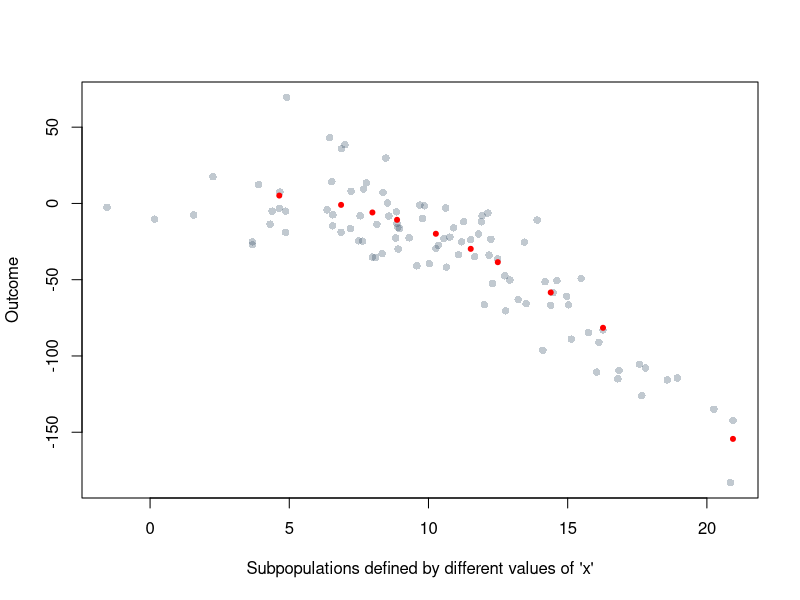
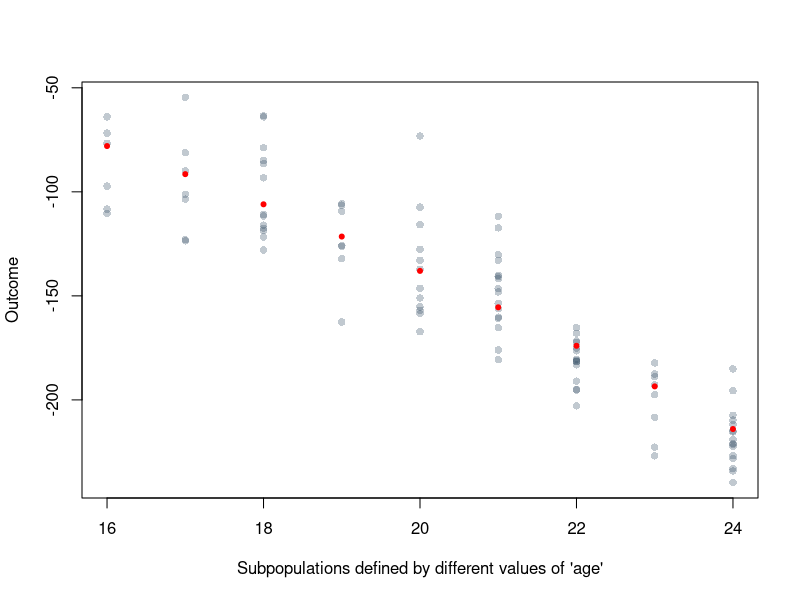
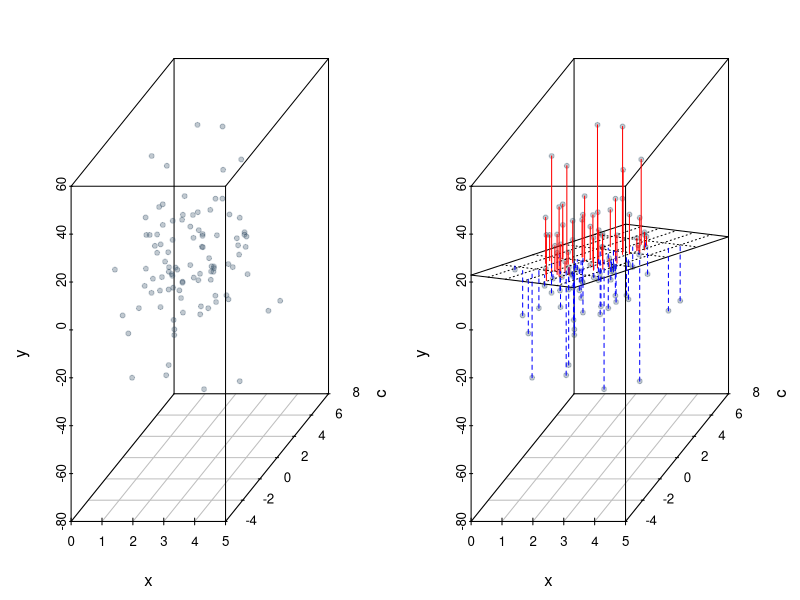
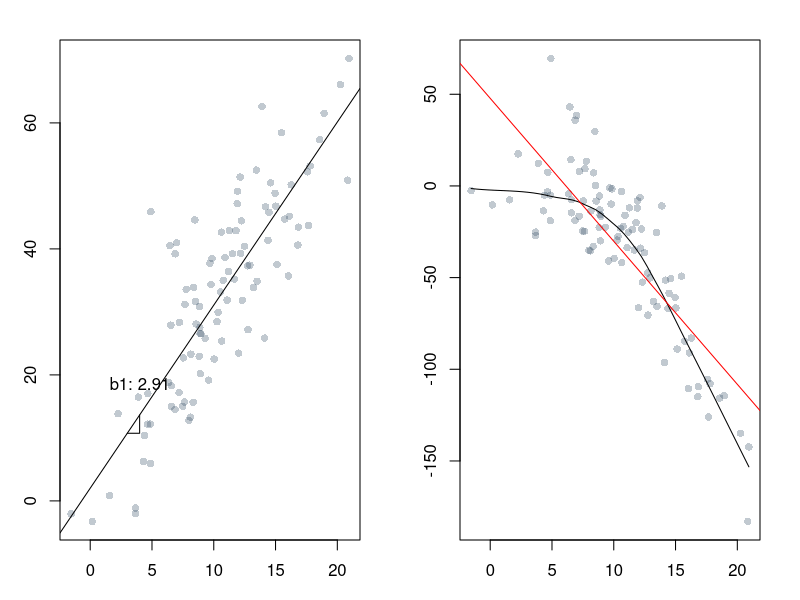
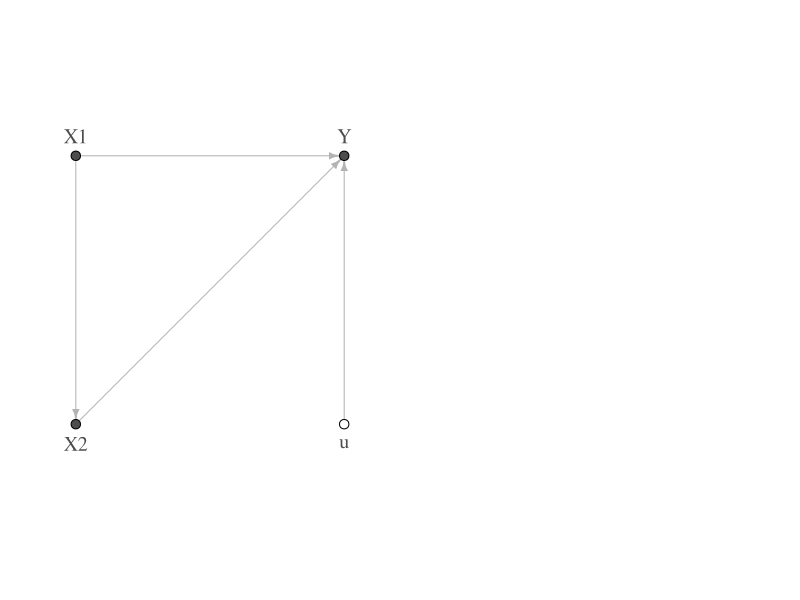

Generate these figures, in order, with R:
## ---- chunk 1
# Imports
library(scatterplot3d)
library(igraph)
library(tibble)
darkblue <- rgb(0.2, 0.3, 0.4, 0.3)  # define a color for later use
## ---- chunk 2
set.seed(123)  # fix the random number generator
x <- rnorm(100, 10, 5)  # draw 100 numbers randomly from a normal distribution
y <- 2 + 3 * x - 0.5*x^2 + rnorm(100, 0, 20)  # y as linear additive function of x
plot(x, y,  # plot x vs y (draws points by default)
     col=darkblue,  # color of the points
     pch=16,  # point character, 16 is a small dot
     xlab="Subpopulations defined by different values of 'x'",
     ylab="Outcome")  
chosen_sub_population <- x[rank(x) %% 10 == 0]  # keep the 10th highest, 2th highest, etc.
y_ticks <- 2 + 3 * chosen_sub_population - 0.5 * chosen_sub_population^2
points(chosen_sub_population, y_ticks, col="red", pch=20)  # adds average y for evey ticks value
## ---- chunk 3
set.seed(123)  # fix the random number generator
age_range <- 16:24
age <- sample(x=age_range, size=100, replace=TRUE)  # draw 100 integers randomly
y <- 2 + 3 * age - 0.5*age^2 + rnorm(100, 0, 20)  # y as linear additive function of x
plot(age, y,  # plot x vs y (draws points by default)
     col=darkblue,  # color of the points
     pch=16,  # point character, 16 is a small dot
     xlab="Subpopulations defined by different values of 'age'",
     ylab="Outcome")  
y_ticks <- 2 + 3 * age_range - 0.5 * age_range^2
points(age_range, y_ticks, col="red", pch=20)  # adds average y for evey ticks value
## ---- chunk 4
set.seed(2345)  # fixing so that we always get the same numbers
x <- rnorm(100, 2, 1)
c <- rnorm(100, 3, 2)
u <- rnorm(100, 0, 20)
y <- 1 + 3 *x - 3 * c + u
par(mfrow=c(1,2))  # set graphics parameters. 1 row 2 columns
# 3d scatter plots. Drawing points 
s3d <- scatterplot3d(x,c,y, pch=20, color=darkblue,  
                     mar = c(3, 3, 2, 2), main="")
s3d <- scatterplot3d(x,c,y, pch=20, color=darkblue,  
                     mar = c(3, 3, 2, 2), main="")
# adding the regression plance
fit1 <- lm(y ~ x+c)  # fitting a regression model
# adding the regression plane to the second plot
s3d$plane3d(fit1, lty.box="solid", lty="dotted") 
# computing difference between y and fitted plane
orig     <- s3d$xyz.convert(x, c, y)
plane    <- s3d$xyz.convert(x, c,  fitted(fit1))
# labeling whether lines needs to be drawn red or blue
i.negpos <- 1 + (resid(fit1) > 0) # 1 for neg 2 for pos
# drawing the lines
segments(orig$x, orig$y, plane$x, plane$y,
         col=c("blue", "red")[i.negpos],  # color
         lty=(2:1)[i.negpos]  # line type 
         )
## ---- chunk 5
set.seed(123)
x <- rnorm(100, 10, 5)
y <- 2 + 3 * x + rnorm(100, 0, 9)
plot(x, y, col=darkblue, pch=16)
uni_reg <- lm(y~x)
betas <- coef(uni_reg)
abline(uni_reg)
x_pos <- 4
text(x_pos, betas[1] + betas[2] * x_pos + 5, labels=paste("b1:", round(betas[2], 2)))
triangle_x <- c(3, 4, 4)
triangle_y <- betas[1] + betas[2] * triangle_x
triangle_y[2] <- triangle_y[1]
lines(triangle_x, triangle_y)
## ---- chunk 6
set.seed(123)
x <- rnorm(100, 10, 5)
y <- 2 + 3 * x - 0.5*x^2 + rnorm(100, 0, 20)
scatter.smooth(x, y, col=darkblue, pch=16)
# plot(x, y, col=darkblue, pch=16)
abline(lm(y~x), col="red")
## ---- chunk 7
set.seed(1234)
x1 <- rnorm(100, 3, 10)
x2 <- 0.3 * x1 + rnorm(100, 1, 3)
y = 1 + 2 * x1 - 2 * x2 + rnorm(100, 0, 1)
## ---- chunk 8
reg_y_x2 <- lm(y ~ x2)
reg_x1_x2 <- lm(x1 ~ x2)
res_y <- resid(reg_y_x2)
res_x1 <- resid(reg_x1_x2)
summary(lm(res_y ~ res_x1))
## ---- chunk 9
set.seed(1234)
x1 <- rnorm(100, 3, 10)
x2 <- 0.3 * x1 + rnorm(100, 1, 3)
y = 1 + 2 * x1 - 2 * x2 + rnorm(100, 0, 1)
summary(lm(y ~ x1))
summary(lm(y ~ x1 + x2))
## ---- chunk 10
Nodes <- tribble(
  ~nodes, ~x, ~y, 
  "Y",     1,  1,  
  "X1",    0,  1,  
  "X2",    0,  0,
  "u",     1,  0)
Edges <- tribble(
  ~from,  ~to,
  "X1",    "Y",
  "X1",    "X2",
  "X2",    "Y",
  "u",     "Y")
plot(graph_from_data_frame(vertices=Nodes, d=Edges, directed=TRUE),
     vertex.color=c(rep("gray30", nrow(Nodes)-1), "white"), 
     vertex.size=7,
     label.font=2, vertex.size=30, vertex.label.cex=1.2,
     edge.arrow.size=0.5, edge.color="gray70", 
     vertex.label.color="gray30", vertex.label.dist=2,
     vertex.label.degree=c(-pi/2, -pi/2, pi/2, pi/2))
